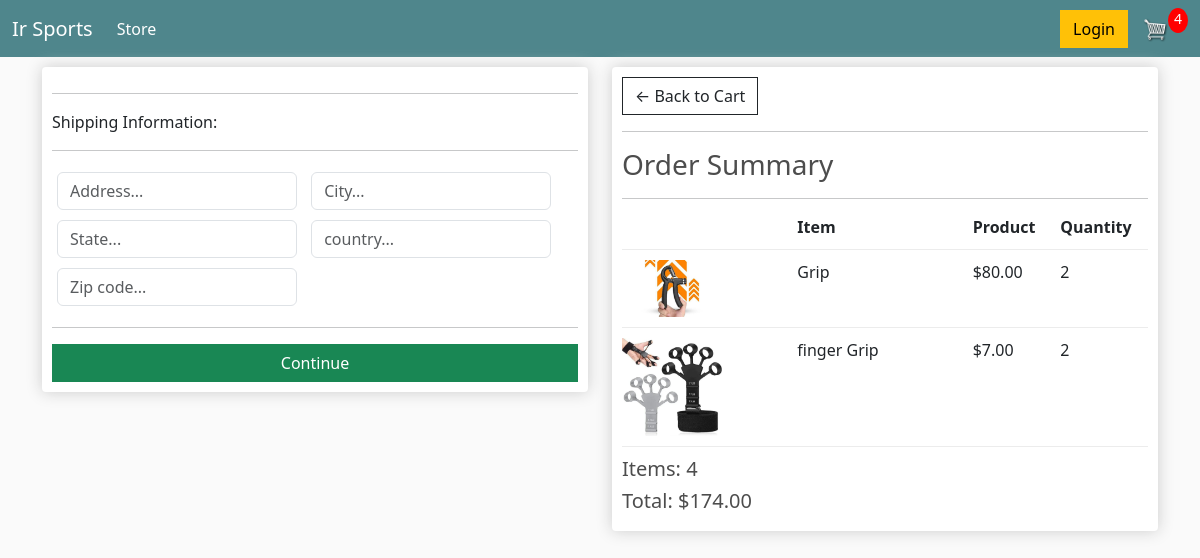
Screenshot of /checkout/ (signed in) with the database file from the repository.
### store/models.py (models this page shows, shortened)
class OrderItem(models.Model):
    product = models.ForeignKey(Product, on_delete=models.SET_NULL, blank=True, null=True)
    order = models.ForeignKey(Order, on_delete=models.SET_NULL, blank=True, null=True)
    quantity = models.IntegerField(default=0, null=True, blank=True)
    date_added = models.DateTimeField(auto_now_add=True)
    @property
    def get_total(self):
        total = self.product.price * self.quantity
        return total

class Product(models.Model):
    name = models.CharField(max_length=200, null=True)
    price = models.FloatField()
    digital = models.BooleanField(default=False, null=True, blank=False)
    image = models.ImageField(null=True, blank=True)
    @property
    def imageURL(self):
        try:
            url = self.image.url
        except:
            url = ''
        return url

class Order(models.Model):
    customer = models.ForeignKey(Customer, on_delete=models.SET_NULL, blank=True, null=True)
    date_orderd = models.DateTimeField(auto_now_add=True)
    complete = models.BooleanField(default=False, null=True, blank=False)
    transaction_id = models.CharField(max_length=200, null=True)
    @property
    def shipping(self):
        shipping = False
        orderitems = self.orderitem_set.all()
        for i in orderitems:
            if i.product.digital == False:
                shipping = True
        return shipping
    @property
    def get_cart_total(self):
        orderitems  = self.orderitem_set.all()
        total = sum([item.get_total for item in orderitems])
        return total
    @property
    def get_cart_items(self):
        orderitems  = self.orderitem_set.all()
        total = sum([item.quantity for item in orderitems])
        return total

### store/views.py (the view)
# urls.py: path('checkout/', views.checkout, name='checkout'),
def checkout(request):
    if request.user.is_authenticated:
        customer = request.user.customer
        order, created = Order.objects.get_or_create(customer=customer, complete=False)
        items = order.orderitem_set.all()
        cartItems = order.get_cart_items
    else:
        items = []
        order = {'get_cart_total':0, 'get_cart_items':0, 'shipping': False}
        cartItems = order['get_cart_items']
    context = {'items': items, 'order': order, 'cartItems': cartItems}
    return render(request, 'store/checkout.html', context)

### store/templates/store/checkout.html (shortened to what this page needs)
{% extends 'store/main.html' %}
{% load static %}
{% block content %}
    <div class="row">
        <div class="col-lg-6">
            <div class="box-element" id="form-wrapper">
                <form id="info">
                    <div id="shipping-info">
                        <hr>
						<p>Shipping Information:</p>
						<hr>
						<div class="form-field">
							<input class="form-control" type="text" name="address" placeholder="Address...">
						</div>
						<div class="form-field">
							<input class="form-control" type="text" name="city" placeholder="City...">
						</div>
						<div class="form-field">
							<input class="form-control" type="text" name="state" placeholder="State...">
						</div>
						<div class="form-field">
							<input class="form-control" type="text" name="country" placeholder="country...">
						</div>
						<div class="form-field">
							<input class="form-control" type="text" name="country" placeholder="Zip code...">
						</div>
                    </div>
                    <hr>
                    <input id="form-button" class="btn btn-success btn-block" type="submit" value="Continue">
                </form>
            </div>
            <br>
        </div>
        <div class="col-lg-6">
            <div class="box-element">
                <a  class="btn btn-outline-dark" href="{% url 'cart' %}">&#x2190; Back to Cart</a>
				<hr>
				<h3>Order Summary</h3>
				<hr>
                <div class="cart-row">
					<div style="flex:2"></div>
					<div style="flex:2"><strong>Item</strong></div>
					<div style="flex:1"><strong>Product</strong></div>
					<div style="flex:1"><strong>Quantity</strong></div>
				</div>
                {% for item in items %}
                <div class="cart-row">
					<div style="flex:2"><img class="row-image" src="{{item.product.imageURL}}"></div>
					<div style="flex:2"><p>{{item.product.name}}</p></div>
					<div style="flex:1"><p>${{item.product.price|floatformat:2}}</p></div>
					<div style="flex:1"><p>{{item.quantity}}</p></div>
				</div>
                {% endfor %}
                <h5>Items: {{order.get_cart_items}}</h5>
                <h5>Total: ${{order.get_cart_total|floatformat:2}}</h5>
            </div>
        </div>
    </div>
{% endblock content %}

### store/static/css/main.css (style rules this page uses)
body { background-color: hsl(0, 0%, 98%); }
h1,h2,h3,h4,h5,h6 { color:hsl(0, 0%, 30%); }
.box-element { box-shadow:hsl(0, 0%, 80%) 0 0 16px; background-color: #fff; border-radius: 4px; padding: 10px; }
.col-lg-4, .col-lg-6, .col-lg-8, .col-lg-12 { margin-top: 10px; }
.btn { border-radius: 0; }
.row-image { width: 100px; }
.form-field { width:250px; display: inline-block; padding: 5px; }
.cart-row { display: flex; align-items: flex-stretch; padding-bottom: 10px; margin-bottom: 10px; border-bottom: 1px solid #ececec; }

### rows the page displays
OrderItem: product.imageURL (picture), product.name "Grip", product.price "80.00", quantity "2"
OrderItem: product.imageURL (picture), product.name "finger Grip", product.price "7.00", quantity "2"
Order: get_cart_items "4", get_cart_total "174.00"

### other values shown
{{ cartItems }} "4"
